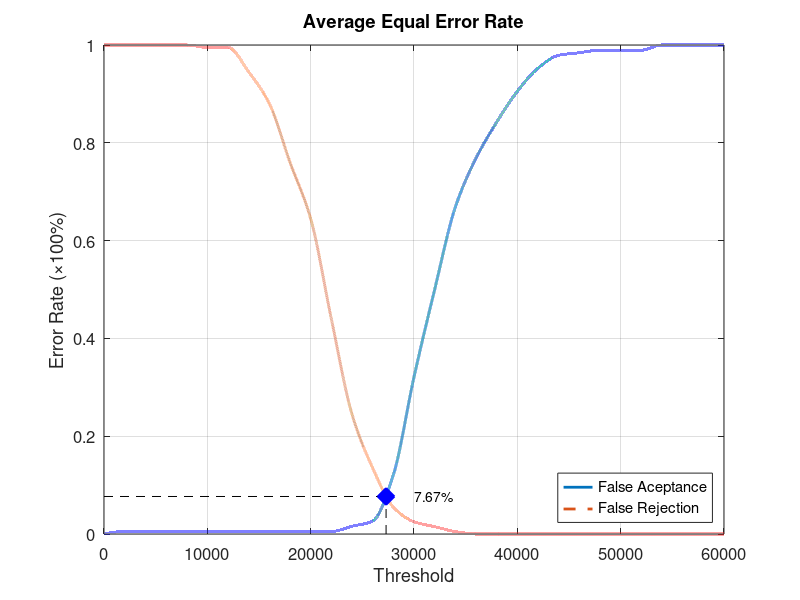
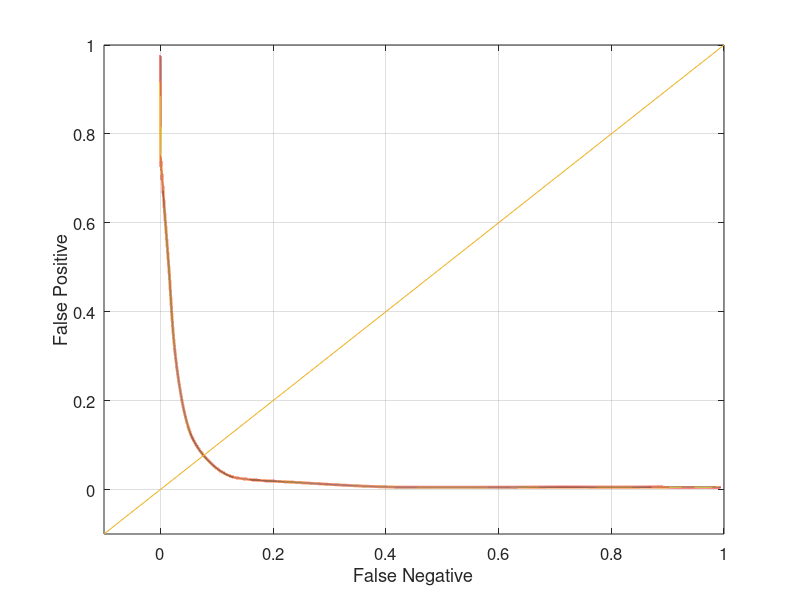

These figures' MATLAB source, in order:
function yEER = Database3_3
close all;
clear;
clc;
x = 0:2000:60000;
xq = 0:0.5:60000;

y0 = [0 0.00526316 0.00526316 0.00526316 0.00526316 0.00526316 0.00526316 0.00526316 0.00526316 0.00526316 0.00526316 0.00526316 0.0157895 0.0263158 0.121053 0.321053 0.5 0.668421 0.768421 0.842105 0.905263 0.952632 0.978947 0.984211 0.989474 0.989474 0.989474 1 1 1 1];
yy0 = interp1(x, y0, xq, 'pchip');
y1 = [1 1 1 1 1 0.995 0.995 0.945 0.88 0.76 0.645 0.44 0.245 0.135 0.055 0.025 0.015 0.005 0 0 0 0 0 0 0 0 0 0 0 0 0];
yy1 = interp1(x, y1, xq, 'pchip');

% Calculating EER: 
y2 = abs(y0 - y1);
find(y2 == min(y2))
yy2 = abs(yy0 - yy1);
xEER = find(yy2 == min(yy2));
xEERIndex = xq(xEER) % X-axis EER
yEER = yy0(xEER) % Y-axis EER

main = figure
plot(xq, yy0,'-','LineWidth', 2);	hold on
plot(xq, yy1,'--','LineWidth', 2);	hold on
plot([xEERIndex xEERIndex], [0 yEER], 'k--');	hold on
plot([0 xEERIndex], [yEER yEER], 'k--');	hold on
plot(xEERIndex, yEER, 'bx', 'LineWidth', 10);	hold on
text(xEERIndex + 10 * xEERIndex / 100, yEER, [num2str(round((10000 * yEER)) / 100) '%'])
legend('False Aceptance', 'False Rejection', 'Location', 'SouthEast')
xlabel('Threshold')
ylabel('Error Rate (\times100%)')
title('Average Equal Error Rate')
set(gca, 'FontSize', 12)
axis([0 60000 0 1])
grid on

print(main, 'Database3_3Main', '-dpng');
FNRxFPR = figure('Color', [1 1 1]);
plot(yy1, yy0, '-', yy1, yy0, 'LineWidth', 2);
hold on
y = -0.1:0.1:1
plot(y, y); 
set(gca, 'FontSize', 12)
xlabel('False Negative')
ylabel('False Positive')
axis([-0.1 1 -0.1 1])
set(gca, 'FontSize', 12)
grid on

print(FNRxFPR, 'Database3_3FNRxFPR','-dpng');
end
